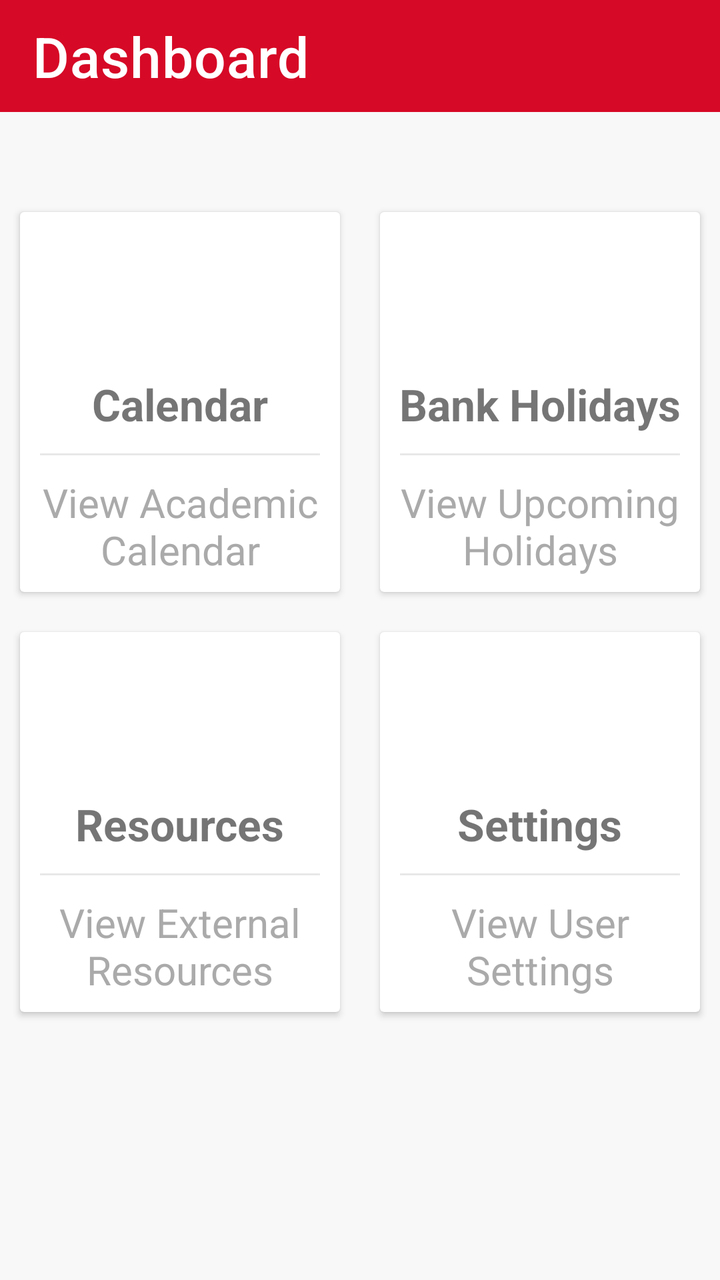
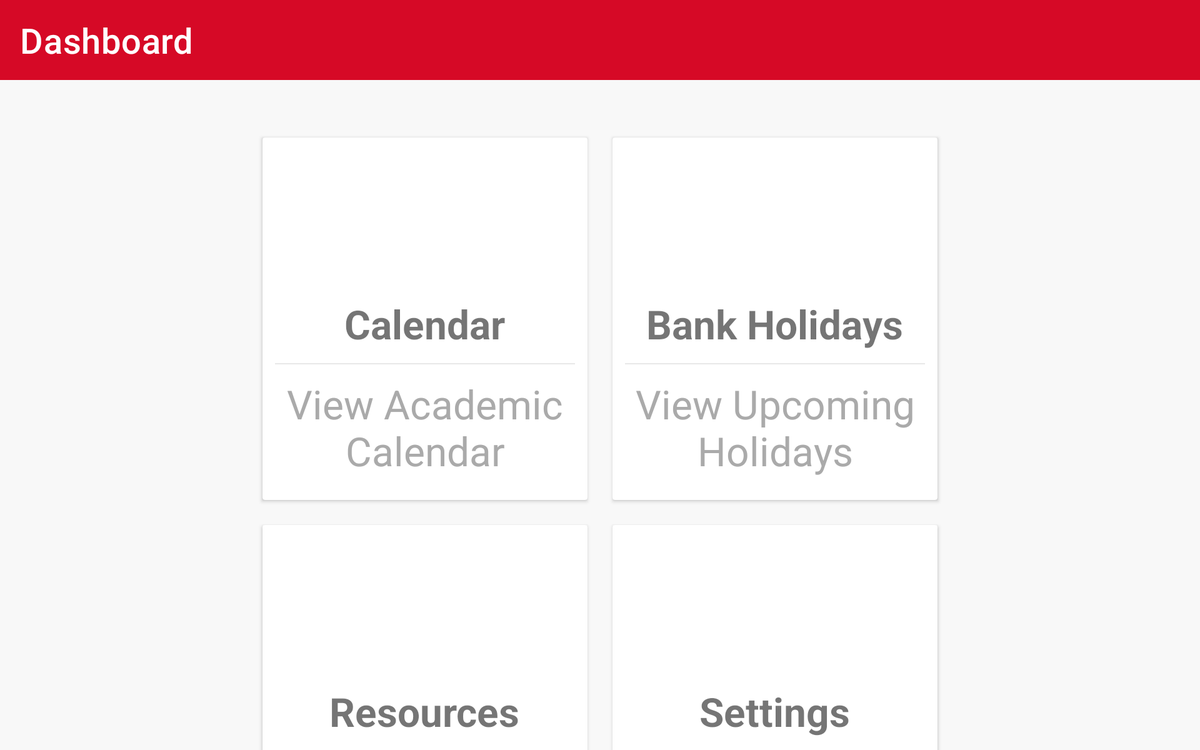

First picture: res/layout/ on a phone held upright. Second picture: the repository's own variant of that layout, on a device whose configuration matches the variant's folder. Source for both follows.
<!-- AndroidManifest.xml: application theme Theme.EasyCal -->
<!-- res/layout/activity_main.xml -->
<?xml version="1.0" encoding="utf-8"?>
<androidx.constraintlayout.widget.ConstraintLayout
    xmlns:android="http://schemas.android.com/apk/res/android"
    xmlns:app="http://schemas.android.com/apk/res-auto"
    xmlns:tools="http://schemas.android.com/tools"
    android:layout_width="match_parent"
    android:layout_height="match_parent"
    android:orientation="vertical"
    tools:context=".ui.MainActivity">

    
    <com.google.android.material.appbar.AppBarLayout
        android:id="@+id/appBarLayout"
        android:layout_width="match_parent"
        android:layout_height="wrap_content"
        app:layout_constraintTop_toTopOf="parent">

        <com.google.android.material.appbar.MaterialToolbar
            android:id="@+id/topBar"
            style="@style/Widget.MaterialComponents.Toolbar.Primary"
            android:layout_width="match_parent"
            android:layout_height="?android:attr/actionBarSize"
            app:layout_constraintTop_toTopOf="parent"
            app:title="Dashboard"
            app:titleTextAppearance="@style/ToolbarTitleStyle">
        </com.google.android.material.appbar.MaterialToolbar>
    </com.google.android.material.appbar.AppBarLayout>


    <LinearLayout
        android:id="@+id/menuFirstRow"
        android:layout_width="match_parent"
        android:layout_height="wrap_content"
        android:layout_marginTop="40dp"
        android:clipToPadding="false"
        android:gravity="center"
        android:orientation="horizontal"
        app:layout_constraintEnd_toEndOf="parent"
        app:layout_constraintHorizontal_bias="0.0"
        app:layout_constraintStart_toStartOf="parent"
        app:layout_constraintTop_toBottomOf="@id/appBarLayout">


        
        <androidx.cardview.widget.CardView
            android:layout_width="160dp"
            android:layout_height="190dp"
            android:layout_margin="10dp"
            android:clickable="true"
            android:contentDescription="@string/view_calendar_button"
            android:foreground="?android:attr/selectableItemBackground"
            tools:ignore="TextSizeCheck">

            <LinearLayout
                android:id="@+id/btnCalendar"
                android:layout_width="match_parent"
                android:layout_height="match_parent"
                android:gravity="center"
                android:orientation="vertical">

                <ImageView
                    android:id="@+id/calendar_bg"
                    android:layout_width="64dp"
                    android:layout_height="64dp"
                    android:background="@drawable/icon_circle"
                    android:backgroundTint="@color/red"
                    android:contentDescription="@string/calendar_icon"
                    android:padding="10dp"
                    android:src="@drawable/icon_calendar" />

                <TextView
                    android:layout_width="wrap_content"
                    android:layout_height="wrap_content"
                    android:layout_marginTop="10dp"
                    android:contentDescription="@string/view_calendar_label"
                    android:text="@string/calendar"
                    android:textSize="22sp"
                    android:textStyle="bold" />

                <View
                    android:layout_width="match_parent"
                    android:layout_height="1dp"
                    android:layout_margin="10dp"
                    android:background="#E8E8E8" />

                <TextView
                    android:layout_width="wrap_content"
                    android:layout_height="wrap_content"
                    android:accessibilityLiveRegion="polite"
                    android:contentDescription="@string/view_calendar_description"
                    android:gravity="center"
                    android:importantForAccessibility="yes"
                    android:text="@string/view_current_academic_calendar"
                    android:textColor="@android:color/darker_gray"
                    android:textSize="20sp" />
            </LinearLayout>
        </androidx.cardview.widget.CardView>

        
        <androidx.cardview.widget.CardView
            android:layout_width="160dp"
            android:layout_height="190dp"
            android:layout_margin="10dp"
            android:clickable="true"
            android:contentDescription="@string/bank_holidays"
            android:foreground="?android:attr/selectableItemBackground"
            tools:ignore="TextSizeCheck">

            <LinearLayout
                android:id="@+id/btnHolidays"
                android:layout_width="match_parent"
                android:layout_height="match_parent"
                android:gravity="center"
                android:orientation="vertical">

                <ImageView
                    android:id="@+id/holidays_bg"
                    android:layout_width="64dp"
                    android:layout_height="64dp"
                    android:background="@drawable/icon_circle"
                    android:backgroundTint="@color/yellow"
                    android:contentDescription="@string/bank_holidays_icon"
                    android:padding="10dp"
                    android:src="@drawable/icon_feedback" />

                <TextView
                    android:layout_width="wrap_content"
                    android:layout_height="wrap_content"
                    android:layout_marginTop="10dp"
                    android:contentDescription="@string/bank_holidays_title"
                    android:text="@string/bank_holidays_title"
                    android:textSize="22sp"
                    android:textStyle="bold" />

                <View
                    android:layout_width="match_parent"
                    android:layout_height="1dp"
                    android:layout_margin="10dp"
                    android:background="#E8E8E8" />

                <TextView
                    android:layout_width="wrap_content"
                    android:layout_height="wrap_content"
                    android:accessibilityLiveRegion="polite"
                    android:contentDescription="@string/bank_holidays_description"
                    android:gravity="center"
                    android:importantForAccessibility="yes"
                    android:text="@string/bank_holidays_description"
                    android:textColor="@android:color/darker_gray"
                    android:textSize="20sp" />
            </LinearLayout>
        </androidx.cardview.widget.CardView>
    </LinearLayout>

    <LinearLayout
        android:id="@+id/menuLastRow"
        android:layout_width="match_parent"
        android:layout_height="wrap_content"
        android:clipToPadding="false"
        android:gravity="center"
        android:orientation="horizontal"
        app:layout_constraintEnd_toEndOf="parent"
        app:layout_constraintStart_toStartOf="parent"
        app:layout_constraintTop_toBottomOf="@id/menuFirstRow">

        
        <androidx.cardview.widget.CardView
            android:layout_width="160dp"
            android:layout_height="190dp"
            android:layout_margin="10dp"
            android:clickable="true"
            android:contentDescription="@string/resources_card_description"
            android:foreground="?android:attr/selectableItemBackground"
            tools:ignore="TextSizeCheck">

            <LinearLayout
                android:id="@+id/btnResources"
                android:layout_width="match_parent"
                android:layout_height="match_parent"
                android:gravity="center"
                android:orientation="vertical">

                <ImageView
                    android:id="@+id/resources_bg"
                    android:layout_width="64dp"
                    android:layout_height="64dp"
                    android:background="@drawable/icon_circle"
                    android:backgroundTint="@color/teal"
                    android:contentDescription="@string/resources_card_image_description"
                    android:padding="10dp"
                    android:src="@drawable/icon_help" />

                <TextView
                    android:layout_width="wrap_content"
                    android:layout_height="wrap_content"
                    android:layout_marginTop="10dp"
                    android:contentDescription="@string/resources_card_title_description"
                    android:text="@string/resources_card_title"
                    android:textSize="22sp"
                    android:textStyle="bold" />

                <View
                    android:layout_width="match_parent"
                    android:layout_height="1dp"
                    android:layout_margin="10dp"
                    android:background="#E8E8E8"
                    android:contentDescription="@string/resources_card_separator_description" />

                <TextView
                    android:layout_width="wrap_content"
                    android:layout_height="wrap_content"
                    android:accessibilityLiveRegion="polite"
                    android:contentDescription="@string/resources_card_subtitle_description"
                    android:gravity="center"
                    android:importantForAccessibility="yes"
                    android:text="@string/resources_card_subtitle"
                    android:textColor="@android:color/darker_gray"
                    android:textSize="20sp" />
            </LinearLayout>
        </androidx.cardview.widget.CardView>

        
        <androidx.cardview.widget.CardView
            android:layout_width="160dp"
            android:layout_height="190dp"
            android:layout_margin="10dp"
            android:clickable="true"
            android:contentDescription="@string/settings_card_description"
            android:foreground="?android:attr/selectableItemBackground"
            tools:ignore="TextSizeCheck"> 

            <LinearLayout
                android:id="@+id/btnSettings"
                android:layout_width="match_parent"
                android:layout_height="match_parent"
                android:gravity="center"
                android:orientation="vertical">

                
                <ImageView
                    android:id="@+id/settings_bg"
                    android:layout_width="64dp"
                    android:layout_height="64dp"
                    android:background="@drawable/icon_circle"
                    android:backgroundTint="@color/green"
                    android:contentDescription="@string/settings_icon_description"
                    android:padding="10dp"
                    android:src="@drawable/icon_settings" />

                <TextView
                    android:layout_width="wrap_content"
                    android:layout_height="wrap_content"
                    android:layout_marginTop="10dp"
                    android:text="@string/settings_title"
                    android:textSize="22sp"
                    android:textStyle="bold" />

                <View
                    android:layout_width="match_parent"
                    android:layout_height="1dp"
                    android:layout_margin="10dp"
                    android:background="#E8E8E8" />

                <TextView
                    android:layout_width="wrap_content"
                    android:layout_height="wrap_content"
                    android:accessibilityLiveRegion="polite"
                    android:gravity="center"
                    android:importantForAccessibility="yes"
                    android:text="@string/settings_description"
                    android:textColor="@android:color/darker_gray"
                    android:textSize="20sp" />
            </LinearLayout>
        </androidx.cardview.widget.CardView>
    </LinearLayout>
</androidx.constraintlayout.widget.ConstraintLayout>
<!-- resources referenced by this layout -->
<resources>
  <color name="green">#057809</color>
  <color name="red">#D60926</color>
  <color name="teal">#049898</color>
  <color name="yellow">#FFC107</color>
  <!-- drawable icon_settings (drawable) -->
  <vector xmlns:android="http://schemas.android.com/apk/res/android"
      android:width="24dp"
      android:height="24dp"
      android:tint="#FFFFFF"
      android:viewportWidth="24"
      android:viewportHeight="24">
      <path
          android:fillColor="@android:color/white"
          android:pathData="M19.14,12.94c0.04,-0.3 0.06,-0.61 0.06,-0.94c0,-0.32 -0.02,-0.64 -0.07,-0.94l2.03,-1.58c0.18,-0.14 0.23,-0.41 0.12,-0.61l-1.92,-3.32c-0.12,-0.22 -0.37,-0.29 -0.59,-0.22l-2.39,0.96c-0.5,-0.38 -1.03,-0.7 -1.62,-0.94L14.4,2.81c-0.04,-0.24 -0.24,-0.41 -0.48,-0.41h-3.84c-0.24,0 -0.43,0.17 -0.47,0.41L9.25,5.35C8.66,5.59 8.12,5.92 7.63,6.29L5.24,5.33c-0.22,-0.08 -0.47,0 -0.59,0.22L2.74,8.87C2.62,9.08 2.66,9.34 2.86,9.48l2.03,1.58C4.84,11.36 4.8,11.69 4.8,12s0.02,0.64 0.07,0.94l-2.03,1.58c-0.18,0.14 -0.23,0.41 -0.12,0.61l1.92,3.32c0.12,0.22 0.37,0.29 0.59,0.22l2.39,-0.96c0.5,0.38 1.03,0.7 1.62,0.94l0.36,2.54c0.05,0.24 0.24,0.41 0.48,0.41h3.84c0.24,0 0.44,-0.17 0.47,-0.41l0.36,-2.54c0.59,-0.24 1.13,-0.56 1.62,-0.94l2.39,0.96c0.22,0.08 0.47,0 0.59,-0.22l1.92,-3.32c0.12,-0.22 0.07,-0.47 -0.12,-0.61L19.14,12.94zM12,15.6c-1.98,0 -3.6,-1.62 -3.6,-3.6s1.62,-3.6 3.6,-3.6s3.6,1.62 3.6,3.6S13.98,15.6 12,15.6z" />
  </vector>
  <string name="bank_holidays">Bank Holidays card view</string>
  <string name="bank_holidays_description">View Upcoming Holidays</string>
  <string name="bank_holidays_icon">Icon for Bank Holidays</string>
  <string name="bank_holidays_title">Bank Holidays</string>
  <string name="calendar">Calendar</string>
  <string name="calendar_icon">Icon of a calendar.</string>
  <string name="resources_card_description">Card for external disability resources</string>
  <string name="resources_card_image_description">Image of a question mark inside a circle</string>
  <string name="resources_card_separator_description">Separator line for the resources card</string>
  <string name="resources_card_subtitle">View External Resources</string>
  <string name="resources_card_subtitle_description">Subtitle for the resources card</string>
  <string name="resources_card_title">Resources</string>
  <string name="resources_card_title_description">Title for the resources card</string>
  <string name="settings_card_description">Button to view user settings</string>
  <string name="settings_description">View User Settings</string>
  <string name="settings_icon_description">Icon for user settings</string>
  <string name="settings_title">Settings</string>
  <string name="view_calendar_button">Button to view the current academic calendar.</string>
  <string name="view_calendar_description">Button to view the current academic calendar. Tap to view.</string>
  <string name="view_calendar_label">Label for the view calendar button.</string>
  <string name="view_current_academic_calendar">View Academic Calendar</string>
  <style name="ToolbarTitleStyle" parent="@style/TextAppearance.MaterialComponents.Headline6">
          <item name="android:textSize">28sp</item>
      </style>
  <style name="Theme.EasyCal" parent="Base.Theme.EasyCal" />
  <style name="Base.Theme.EasyCal" parent="Theme.MaterialComponents.DayNight.NoActionBar">
          
          
          <item name="colorPrimary">@color/red</item>
          <item name="colorOnPrimary">@color/white</item>
  
          
          <item name="colorOnSecondary">@color/black</item>
  
          
          <item name="android:windowBackground">#F8F8F8</item>
  
          
          <item name="android:statusBarColor" tools:targetApi="l">@color/black</item>
  
          
          <item name="colorSwitchThumbNormal">@color/red</item>
          <item name="colorControlActivated">@color/red</item>
  
          
          <item name="colorControlNormal">@color/red</item>
      </style>
  <color name="white">#FFFFFFFF</color>
  <color name="black">#FF000000</color>
</resources>
<!-- res/layout-sw600dp-land/activity_main.xml (the repository's variant of the layout above) -->
<!-- drawn on a 7-inch tablet turned sideways -->
<?xml version="1.0" encoding="utf-8"?>
<androidx.constraintlayout.widget.ConstraintLayout
    xmlns:android="http://schemas.android.com/apk/res/android"
    xmlns:app="http://schemas.android.com/apk/res-auto"
    xmlns:tools="http://schemas.android.com/tools"
    android:layout_width="match_parent"
    android:layout_height="match_parent"
    android:orientation="vertical"
    tools:context=".ui.MainActivity">

    
    <com.google.android.material.appbar.AppBarLayout
        android:id="@+id/appBarLayout"
        android:layout_width="match_parent"
        android:layout_height="wrap_content"
        app:layout_constraintTop_toTopOf="parent">

        <com.google.android.material.appbar.MaterialToolbar
            android:id="@+id/topBar"
            style="@style/Widget.MaterialComponents.Toolbar.Primary"
            android:layout_width="match_parent"
            android:layout_height="?android:attr/actionBarSize"
            app:title="Dashboard"
            app:titleTextAppearance="@style/ToolbarTitleStyle">


        </com.google.android.material.appbar.MaterialToolbar>
    </com.google.android.material.appbar.AppBarLayout>

    <androidx.core.widget.NestedScrollView
        android:layout_width="match_parent"
        android:layout_height="match_parent"
        android:layout_marginTop="40dp">

        <LinearLayout
            android:layout_width="wrap_content"
            android:layout_height="wrap_content"
            android:layout_gravity="center_horizontal"
            android:orientation="vertical">

            <LinearLayout
                android:id="@+id/menuFirstRow"
                android:layout_width="match_parent"
                android:layout_height="wrap_content"
                android:layout_marginTop="60dp"
                android:clipToPadding="false"
                android:gravity="center"
                android:orientation="horizontal"
                app:layout_constraintEnd_toEndOf="parent"
                app:layout_constraintHorizontal_bias="0.0"
                app:layout_constraintStart_toStartOf="parent"
                app:layout_constraintTop_toBottomOf="@id/appBarLayout">


                
                <androidx.cardview.widget.CardView
                    android:layout_width="260dp"
                    android:layout_height="290dp"
                    android:layout_margin="10dp"
                    android:clickable="true"
                    android:contentDescription="@string/view_calendar_button"
                    android:foreground="?android:attr/selectableItemBackground"
                    tools:ignore="TextSizeCheck">

                    <LinearLayout
                        android:id="@+id/btnCalendar"
                        android:layout_width="match_parent"
                        android:layout_height="match_parent"
                        android:gravity="center"
                        android:orientation="vertical">

                        <ImageView
                            android:id="@+id/calendar_bg"
                            android:layout_width="100dp"
                            android:layout_height="100dp"
                            android:background="@drawable/icon_circle"
                            android:backgroundTint="@color/red"
                            android:contentDescription="@string/calendar_icon"
                            android:padding="10dp"
                            android:src="@drawable/icon_calendar" />

                        <TextView
                            android:layout_width="wrap_content"
                            android:layout_height="wrap_content"
                            android:layout_marginTop="10dp"
                            android:contentDescription="@string/view_calendar_label"
                            android:text="@string/calendar"
                            android:textSize="32sp"
                            android:textStyle="bold" />

                        <View
                            android:layout_width="match_parent"
                            android:layout_height="1dp"
                            android:layout_margin="10dp"
                            android:background="#E8E8E8" />

                        <TextView
                            android:layout_width="wrap_content"
                            android:layout_height="wrap_content"
                            android:accessibilityLiveRegion="polite"
                            android:contentDescription="@string/view_calendar_description"
                            android:gravity="center"
                            android:importantForAccessibility="yes"
                            android:text="@string/view_current_academic_calendar"
                            android:textColor="@android:color/darker_gray"
                            android:textSize="32sp" />
                    </LinearLayout>
                </androidx.cardview.widget.CardView>

                
                <androidx.cardview.widget.CardView
                    android:layout_width="260dp"
                    android:layout_height="290dp"
                    android:layout_margin="10dp"
                    android:clickable="true"
                    android:contentDescription="@string/bank_holidays"
                    android:foreground="?android:attr/selectableItemBackground"
                    tools:ignore="TextSizeCheck">

                    <LinearLayout
                        android:id="@+id/btnHolidays"
                        android:layout_width="match_parent"
                        android:layout_height="match_parent"
                        android:gravity="center"
                        android:orientation="vertical">

                        <ImageView
                            android:id="@+id/holidays_bg"
                            android:layout_width="100dp"
                            android:layout_height="100dp"
                            android:background="@drawable/icon_circle"
                            android:backgroundTint="@color/yellow"
                            android:contentDescription="@string/bank_holidays_icon"
                            android:padding="10dp"
                            android:src="@drawable/icon_feedback" />

                        <TextView
                            android:layout_width="wrap_content"
                            android:layout_height="wrap_content"
                            android:layout_marginTop="10dp"
                            android:contentDescription="@string/bank_holidays_title"
                            android:text="@string/bank_holidays_title"
                            android:textSize="32sp"
                            android:textStyle="bold" />

                        <View
                            android:layout_width="match_parent"
                            android:layout_height="1dp"
                            android:layout_margin="10dp"
                            android:background="#E8E8E8" />

                        <TextView
                            android:layout_width="wrap_content"
                            android:layout_height="wrap_content"
                            android:accessibilityLiveRegion="polite"
                            android:contentDescription="@string/bank_holidays_description"
                            android:gravity="center"
                            android:importantForAccessibility="yes"
                            android:text="@string/bank_holidays_description"
                            android:textColor="@android:color/darker_gray"
                            android:textSize="32sp" />
                    </LinearLayout>
                </androidx.cardview.widget.CardView>
            </LinearLayout>

            <LinearLayout
                android:id="@+id/menuLastRow"
                android:layout_width="match_parent"
                android:layout_height="wrap_content"
                android:clipToPadding="false"
                android:gravity="center"
                android:orientation="horizontal"
                app:layout_constraintEnd_toEndOf="parent"
                app:layout_constraintStart_toStartOf="parent"
                app:layout_constraintTop_toBottomOf="@id/menuFirstRow">

                
                <androidx.cardview.widget.CardView
                    android:layout_width="260dp"
                    android:layout_height="290dp"
                    android:layout_margin="10dp"
                    android:clickable="true"
                    android:contentDescription="@string/resources_card_description"
                    android:foreground="?android:attr/selectableItemBackground"
                    tools:ignore="TextSizeCheck">

                    <LinearLayout
                        android:id="@+id/btnResources"
                        android:layout_width="match_parent"
                        android:layout_height="match_parent"
                        android:gravity="center"
                        android:orientation="vertical">

                        <ImageView
                            android:id="@+id/resources_bg"
                            android:layout_width="100dp"
                            android:layout_height="100dp"
                            android:background="@drawable/icon_circle"
                            android:backgroundTint="@color/teal"
                            android:contentDescription="@string/resources_card_image_description"
                            android:padding="10dp"
                            android:src="@drawable/icon_help" />

                        <TextView
                            android:layout_width="wrap_content"
                            android:layout_height="wrap_content"
                            android:layout_marginTop="10dp"
                            android:contentDescription="@string/resources_card_title_description"
                            android:text="@string/resources_card_title"
                            android:textSize="32sp"
                            android:textStyle="bold" />

                        <View
                            android:layout_width="match_parent"
                            android:layout_height="1dp"
                            android:layout_margin="10dp"
                            android:background="#E8E8E8"
                            android:contentDescription="@string/resources_card_separator_description" />

                        <TextView
                            android:layout_width="wrap_content"
                            android:layout_height="wrap_content"
                            android:accessibilityLiveRegion="polite"
                            android:contentDescription="@string/resources_card_subtitle_description"
                            android:gravity="center"
                            android:importantForAccessibility="yes"
                            android:text="@string/resources_card_subtitle"
                            android:textColor="@android:color/darker_gray"
                            android:textSize="32sp" />
                    </LinearLayout>
                </androidx.cardview.widget.CardView>

                
                <androidx.cardview.widget.CardView
                    android:layout_width="260dp"
                    android:layout_height="290dp"
                    android:layout_margin="10dp"
                    android:clickable="true"
                    android:contentDescription="@string/settings_card_description"
                    android:foreground="?android:attr/selectableItemBackground"
                    tools:ignore="TextSizeCheck"> 

                    <LinearLayout
                        android:id="@+id/btnSettings"
                        android:layout_width="match_parent"
                        android:layout_height="match_parent"
                        android:gravity="center"
                        android:orientation="vertical">

                        
                        <ImageView
                            android:id="@+id/settings_bg"
                            android:layout_width="100dp"
                            android:layout_height="100dp"
                            android:background="@drawable/icon_circle"
                            android:backgroundTint="@color/green"
                            android:contentDescription="@string/settings_icon_description"
                            android:padding="10dp"
                            android:src="@drawable/icon_settings" />

                        <TextView
                            android:layout_width="wrap_content"
                            android:layout_height="wrap_content"
                            android:layout_marginTop="10dp"
                            android:text="@string/settings_title"
                            android:textSize="32sp"
                            android:textStyle="bold" />

                        <View
                            android:layout_width="match_parent"
                            android:layout_height="1dp"
                            android:layout_margin="10dp"
                            android:background="#E8E8E8" />

                        <TextView
                            android:layout_width="wrap_content"
                            android:layout_height="wrap_content"
                            android:accessibilityLiveRegion="polite"
                            android:gravity="center"
                            android:importantForAccessibility="yes"
                            android:text="@string/settings_description"
                            android:textColor="@android:color/darker_gray"
                            android:textSize="32sp" />
                    </LinearLayout>
                </androidx.cardview.widget.CardView>

            </LinearLayout>
        </LinearLayout>
    </androidx.core.widget.NestedScrollView>

</androidx.constraintlayout.widget.ConstraintLayout>
